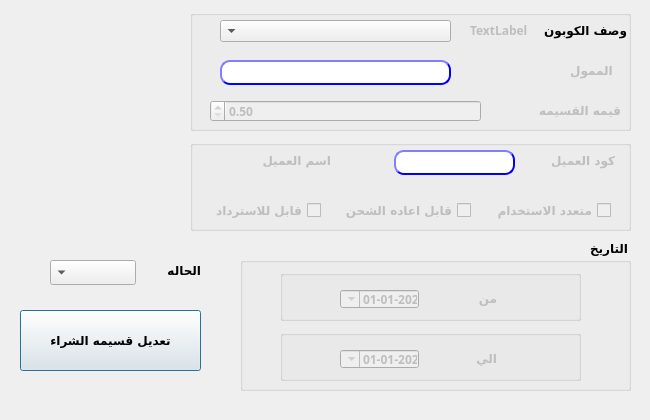
<?xml version="1.0" encoding="UTF-8"?>
<ui version="4.0">
 <class>CustomerGP</class>
 <widget class="QDialog" name="CustomerGP">
  <property name="geometry">
   <rect>
    <x>0</x>
    <y>0</y>
    <width>650</width>
    <height>420</height>
   </rect>
  </property>
  <property name="minimumSize">
   <size>
    <width>650</width>
    <height>420</height>
   </size>
  </property>
  <property name="maximumSize">
   <size>
    <width>650</width>
    <height>420</height>
   </size>
  </property>
  <property name="windowTitle">
   <string>أيقاف / تفعيل الكوبون</string>
  </property>
  <widget class="QPushButton" name="BTN_modifyCoupon">
   <property name="geometry">
    <rect>
     <x>20</x>
     <y>310</y>
     <width>181</width>
     <height>61</height>
    </rect>
   </property>
   <property name="font">
    <font>
     <family>29LT Bukra Regular</family>
     <weight>75</weight>
     <bold>true</bold>
    </font>
   </property>
   <property name="layoutDirection">
    <enum>Qt::RightToLeft</enum>
   </property>
   <property name="styleSheet">
    <string notr="true"/>
   </property>
   <property name="text">
    <string>تعديل قسيمه الشراء</string>
   </property>
  </widget>
  <widget class="QLabel" name="desc">
   <property name="geometry">
    <rect>
     <x>536</x>
     <y>20</y>
     <width>91</width>
     <height>20</height>
    </rect>
   </property>
   <property name="font">
    <font>
     <family>29LT Bukra Regular</family>
     <weight>75</weight>
     <bold>true</bold>
    </font>
   </property>
   <property name="layoutDirection">
    <enum>Qt::RightToLeft</enum>
   </property>
   <property name="text">
    <string>وصف الكوبون</string>
   </property>
  </widget>
  <widget class="QComboBox" name="CMB_CouponStatus">
   <property name="enabled">
    <bool>true</bool>
   </property>
   <property name="geometry">
    <rect>
     <x>50</x>
     <y>260</y>
     <width>86</width>
     <height>25</height>
    </rect>
   </property>
   <property name="font">
    <font>
     <family>29LT Bukra Regular</family>
     <weight>75</weight>
     <bold>true</bold>
    </font>
   </property>
   <property name="layoutDirection">
    <enum>Qt::RightToLeft</enum>
   </property>
  </widget>
  <widget class="QLabel" name="labe_id">
   <property name="enabled">
    <bool>false</bool>
   </property>
   <property name="geometry">
    <rect>
     <x>470</x>
     <y>20</y>
     <width>61</width>
     <height>20</height>
    </rect>
   </property>
   <property name="font">
    <font>
     <family>29LT Bukra Regular</family>
     <weight>75</weight>
     <bold>true</bold>
    </font>
   </property>
   <property name="layoutDirection">
    <enum>Qt::RightToLeft</enum>
   </property>
   <property name="text">
    <string>TextLabel</string>
   </property>
  </widget>
  <widget class="QComboBox" name="CMB_CouponDes">
   <property name="geometry">
    <rect>
     <x>220</x>
     <y>20</y>
     <width>231</width>
     <height>22</height>
    </rect>
   </property>
   <property name="font">
    <font>
     <family>29LT Bukra Regular</family>
     <weight>75</weight>
     <bold>true</bold>
    </font>
   </property>
   <property name="layoutDirection">
    <enum>Qt::RightToLeft</enum>
   </property>
   <property name="editable">
    <bool>false</bool>
   </property>
  </widget>
  <widget class="QLabel" name="label_2">
   <property name="enabled">
    <bool>true</bool>
   </property>
   <property name="geometry">
    <rect>
     <x>160</x>
     <y>260</y>
     <width>41</width>
     <height>20</height>
    </rect>
   </property>
   <property name="font">
    <font>
     <family>29LT Bukra Regular</family>
     <weight>75</weight>
     <bold>true</bold>
    </font>
   </property>
   <property name="layoutDirection">
    <enum>Qt::RightToLeft</enum>
   </property>
   <property name="text">
    <string>الحاله</string>
   </property>
  </widget>
  <widget class="QCheckBox" name="checkBox_refundable">
   <property name="enabled">
    <bool>false</bool>
   </property>
   <property name="geometry">
    <rect>
     <x>210</x>
     <y>200</y>
     <width>111</width>
     <height>20</height>
    </rect>
   </property>
   <property name="font">
    <font>
     <family>29LT Bukra Regular</family>
     <weight>75</weight>
     <bold>true</bold>
    </font>
   </property>
   <property name="layoutDirection">
    <enum>Qt::RightToLeft</enum>
   </property>
   <property name="text">
    <string>قابل للاسترداد</string>
   </property>
  </widget>
  <widget class="QLabel" name="desc_11">
   <property name="enabled">
    <bool>false</bool>
   </property>
   <property name="geometry">
    <rect>
     <x>534</x>
     <y>150</y>
     <width>81</width>
     <height>21</height>
    </rect>
   </property>
   <property name="font">
    <font>
     <family>29LT Bukra Regular</family>
     <weight>75</weight>
     <bold>true</bold>
    </font>
   </property>
   <property name="layoutDirection">
    <enum>Qt::RightToLeft</enum>
   </property>
   <property name="text">
    <string>&lt;html&gt;&lt;head/&gt;&lt;body&gt;&lt;p align=&quot;right&quot;&gt;&lt;span style=&quot; color:#ef2929;&quot;&gt;&lt;/span&gt;كود العميل&lt;/p&gt;&lt;/body&gt;&lt;/html&gt;</string>
   </property>
  </widget>
  <widget class="QCheckBox" name="checkBox_Multi">
   <property name="enabled">
    <bool>false</bool>
   </property>
   <property name="geometry">
    <rect>
     <x>480</x>
     <y>200</y>
     <width>131</width>
     <height>20</height>
    </rect>
   </property>
   <property name="font">
    <font>
     <family>29LT Bukra Regular</family>
     <weight>75</weight>
     <bold>true</bold>
    </font>
   </property>
   <property name="layoutDirection">
    <enum>Qt::RightToLeft</enum>
   </property>
   <property name="text">
    <string>متعدد الاستخدام</string>
   </property>
  </widget>
  <widget class="QCheckBox" name="checkBox_rechange">
   <property name="enabled">
    <bool>false</bool>
   </property>
   <property name="geometry">
    <rect>
     <x>340</x>
     <y>200</y>
     <width>131</width>
     <height>20</height>
    </rect>
   </property>
   <property name="font">
    <font>
     <family>29LT Bukra Regular</family>
     <weight>75</weight>
     <bold>true</bold>
    </font>
   </property>
   <property name="layoutDirection">
    <enum>Qt::RightToLeft</enum>
   </property>
   <property name="text">
    <string>قابل اعاده الشحن</string>
   </property>
  </widget>
  <widget class="QLabel" name="label">
   <property name="enabled">
    <bool>false</bool>
   </property>
   <property name="geometry">
    <rect>
     <x>530</x>
     <y>100</y>
     <width>91</width>
     <height>21</height>
    </rect>
   </property>
   <property name="font">
    <font>
     <family>29LT Bukra Regular</family>
     <weight>75</weight>
     <bold>true</bold>
    </font>
   </property>
   <property name="layoutDirection">
    <enum>Qt::RightToLeft</enum>
   </property>
   <property name="text">
    <string>قيمه القسيمه</string>
   </property>
  </widget>
  <widget class="QDoubleSpinBox" name="LE_desc_2">
   <property name="enabled">
    <bool>false</bool>
   </property>
   <property name="geometry">
    <rect>
     <x>210</x>
     <y>100</y>
     <width>271</width>
     <height>22</height>
    </rect>
   </property>
   <property name="font">
    <font>
     <family>29LT Bukra Regular</family>
     <weight>75</weight>
     <bold>true</bold>
    </font>
   </property>
   <property name="layoutDirection">
    <enum>Qt::RightToLeft</enum>
   </property>
   <property name="styleSheet">
    <string notr="true"/>
   </property>
   <property name="minimum">
    <double>0.500000000000000</double>
   </property>
  </widget>
  <widget class="QLineEdit" name="LE_desc_5">
   <property name="enabled">
    <bool>false</bool>
   </property>
   <property name="geometry">
    <rect>
     <x>394</x>
     <y>150</y>
     <width>121</width>
     <height>25</height>
    </rect>
   </property>
   <property name="font">
    <font>
     <family>29LT Bukra Regular</family>
     <weight>75</weight>
     <bold>true</bold>
    </font>
   </property>
   <property name="layoutDirection">
    <enum>Qt::RightToLeft</enum>
   </property>
   <property name="styleSheet">
    <string notr="true">QLineEdit{
                                        background-color: white;
                                        border-style: outset;
                                        border-width: 2px;
                                        border-radius: 10px;
                                        border-color: blue;
                                        min-width: 6em;
                                        }
                                        QLineEdit:hover {
                                        background: qradialgradient(
                                        cx: 0.3, cy: -0.4, fx: 0.3, fy: -0.4,
                                        radius: 1.35, stop: 0 #fff, stop: 1 #bbb
                                        );
                                        }
                                       QLineEdit:pressed {
                                        border-style: inset;
                                        background: qradialgradient(
                                        cx: 0.4, cy: -0.1, fx: 0.4, fy: -0.1,
                                        radius: 1.35, stop: 0 #fff, stop: 1 #ddd
                                        );
                                        }
                                    </string>
   </property>
  </widget>
  <widget class="QLabel" name="desc_13">
   <property name="enabled">
    <bool>false</bool>
   </property>
   <property name="geometry">
    <rect>
     <x>240</x>
     <y>150</y>
     <width>91</width>
     <height>21</height>
    </rect>
   </property>
   <property name="font">
    <font>
     <family>29LT Bukra Regular</family>
     <weight>75</weight>
     <bold>true</bold>
    </font>
   </property>
   <property name="layoutDirection">
    <enum>Qt::RightToLeft</enum>
   </property>
   <property name="text">
    <string>&lt;html&gt;&lt;head/&gt;&lt;body&gt;&lt;p align=&quot;right&quot;&gt;&lt;span style=&quot; color:#ef2929;&quot;&gt;&lt;/span&gt;اسم العميل&lt;/p&gt;&lt;/body&gt;&lt;/html&gt;</string>
   </property>
  </widget>
  <widget class="QLabel" name="desc_9">
   <property name="enabled">
    <bool>false</bool>
   </property>
   <property name="geometry">
    <rect>
     <x>550</x>
     <y>60</y>
     <width>67</width>
     <height>21</height>
    </rect>
   </property>
   <property name="font">
    <font>
     <family>29LT Bukra Regular</family>
     <weight>75</weight>
     <bold>true</bold>
    </font>
   </property>
   <property name="layoutDirection">
    <enum>Qt::RightToLeft</enum>
   </property>
   <property name="text">
    <string>&lt;html&gt;&lt;head/&gt;&lt;body&gt;&lt;p align=&quot;right&quot;&gt;&lt;span style=&quot; color:#ef2929;&quot;&gt;&lt;/span&gt;الممول &lt;/p&gt;&lt;/body&gt;&lt;/html&gt;</string>
   </property>
  </widget>
  <widget class="QLineEdit" name="LE_desc_6">
   <property name="enabled">
    <bool>false</bool>
   </property>
   <property name="geometry">
    <rect>
     <x>220</x>
     <y>60</y>
     <width>231</width>
     <height>25</height>
    </rect>
   </property>
   <property name="font">
    <font>
     <family>29LT Bukra Regular</family>
     <weight>75</weight>
     <bold>true</bold>
    </font>
   </property>
   <property name="layoutDirection">
    <enum>Qt::RightToLeft</enum>
   </property>
   <property name="styleSheet">
    <string notr="true">QLineEdit{
                                        background-color: white;
                                        border-style: outset;
                                        border-width: 2px;
                                        border-radius: 10px;
                                        border-color: blue;
                                        min-width: 6em;
                                        }
                                        QLineEdit:hover {
                                        background: qradialgradient(
                                        cx: 0.3, cy: -0.4, fx: 0.3, fy: -0.4,
                                        radius: 1.35, stop: 0 #fff, stop: 1 #bbb
                                        );
                                        }
                                       QLineEdit:pressed {
                                        border-style: inset;
                                        background: qradialgradient(
                                        cx: 0.4, cy: -0.1, fx: 0.4, fy: -0.1,
                                        radius: 1.35, stop: 0 #fff, stop: 1 #ddd
                                        );
                                        }
                                    </string>
   </property>
  </widget>
  <widget class="QGroupBox" name="groupBox">
   <property name="geometry">
    <rect>
     <x>190</x>
     <y>10</y>
     <width>441</width>
     <height>121</height>
    </rect>
   </property>
   <property name="font">
    <font>
     <family>29LT Bukra Regular</family>
     <weight>75</weight>
     <bold>true</bold>
    </font>
   </property>
   <property name="layoutDirection">
    <enum>Qt::RightToLeft</enum>
   </property>
   <property name="title">
    <string/>
   </property>
  </widget>
  <widget class="QGroupBox" name="groupBox_2">
   <property name="geometry">
    <rect>
     <x>190</x>
     <y>140</y>
     <width>441</width>
     <height>91</height>
    </rect>
   </property>
   <property name="font">
    <font>
     <family>29LT Bukra Regular</family>
     <weight>75</weight>
     <bold>true</bold>
    </font>
   </property>
   <property name="layoutDirection">
    <enum>Qt::RightToLeft</enum>
   </property>
   <property name="title">
    <string/>
   </property>
  </widget>
  <widget class="QGroupBox" name="groupBox_3">
   <property name="geometry">
    <rect>
     <x>240</x>
     <y>240</y>
     <width>391</width>
     <height>151</height>
    </rect>
   </property>
   <property name="font">
    <font>
     <family>29LT Bukra Regular</family>
     <weight>75</weight>
     <bold>true</bold>
    </font>
   </property>
   <property name="layoutDirection">
    <enum>Qt::RightToLeft</enum>
   </property>
   <property name="title">
    <string>التاريخ</string>
   </property>
  </widget>
  <widget class="QGroupBox" name="groupBox_4">
   <property name="geometry">
    <rect>
     <x>280</x>
     <y>330</y>
     <width>301</width>
     <height>51</height>
    </rect>
   </property>
   <property name="font">
    <font>
     <family>29LT Bukra Regular</family>
     <weight>75</weight>
     <bold>true</bold>
    </font>
   </property>
   <property name="layoutDirection">
    <enum>Qt::RightToLeft</enum>
   </property>
   <property name="title">
    <string/>
   </property>
   <widget class="QLabel" name="desc_4">
    <property name="enabled">
     <bool>false</bool>
    </property>
    <property name="geometry">
     <rect>
      <x>150</x>
      <y>20</y>
      <width>67</width>
      <height>17</height>
     </rect>
    </property>
    <property name="font">
     <font>
      <family>29LT Bukra Regular</family>
      <weight>75</weight>
      <bold>true</bold>
     </font>
    </property>
    <property name="layoutDirection">
     <enum>Qt::RightToLeft</enum>
    </property>
    <property name="text">
     <string>الي</string>
    </property>
   </widget>
   <widget class="QDateTimeEdit" name="Qdate_to">
    <property name="enabled">
     <bool>false</bool>
    </property>
    <property name="geometry">
     <rect>
      <x>60</x>
      <y>20</y>
      <width>79</width>
      <height>18</height>
     </rect>
    </property>
    <property name="font">
     <font>
      <family>29LT Bukra Regular</family>
      <weight>75</weight>
      <bold>true</bold>
     </font>
    </property>
    <property name="layoutDirection">
     <enum>Qt::RightToLeft</enum>
    </property>
    <property name="minimumDateTime">
     <datetime>
      <hour>0</hour>
      <minute>0</minute>
      <second>0</second>
      <year>2020</year>
      <month>1</month>
      <day>1</day>
     </datetime>
    </property>
    <property name="displayFormat">
     <string>yyyy-MM-dd</string>
    </property>
    <property name="calendarPopup">
     <bool>true</bool>
    </property>
   </widget>
  </widget>
  <widget class="QGroupBox" name="groupBox_5">
   <property name="geometry">
    <rect>
     <x>280</x>
     <y>270</y>
     <width>301</width>
     <height>51</height>
    </rect>
   </property>
   <property name="font">
    <font>
     <family>29LT Bukra Regular</family>
     <weight>75</weight>
     <bold>true</bold>
    </font>
   </property>
   <property name="layoutDirection">
    <enum>Qt::RightToLeft</enum>
   </property>
   <property name="title">
    <string/>
   </property>
   <widget class="QLabel" name="desc_3">
    <property name="enabled">
     <bool>false</bool>
    </property>
    <property name="geometry">
     <rect>
      <x>150</x>
      <y>20</y>
      <width>67</width>
      <height>17</height>
     </rect>
    </property>
    <property name="font">
     <font>
      <family>29LT Bukra Regular</family>
      <weight>75</weight>
      <bold>true</bold>
     </font>
    </property>
    <property name="layoutDirection">
     <enum>Qt::RightToLeft</enum>
    </property>
    <property name="text">
     <string>من</string>
    </property>
   </widget>
   <widget class="QDateTimeEdit" name="Qdate_from">
    <property name="enabled">
     <bool>false</bool>
    </property>
    <property name="geometry">
     <rect>
      <x>60</x>
      <y>20</y>
      <width>79</width>
      <height>18</height>
     </rect>
    </property>
    <property name="font">
     <font>
      <family>29LT Bukra Regular</family>
      <weight>75</weight>
      <bold>true</bold>
     </font>
    </property>
    <property name="layoutDirection">
     <enum>Qt::RightToLeft</enum>
    </property>
    <property name="minimumDateTime">
     <datetime>
      <hour>0</hour>
      <minute>0</minute>
      <second>0</second>
      <year>2020</year>
      <month>1</month>
      <day>1</day>
     </datetime>
    </property>
    <property name="displayFormat">
     <string>yyyy-MM-dd</string>
    </property>
    <property name="calendarPopup">
     <bool>true</bool>
    </property>
   </widget>
  </widget>
  <zorder>groupBox_2</zorder>
  <zorder>groupBox</zorder>
  <zorder>BTN_modifyCoupon</zorder>
  <zorder>desc</zorder>
  <zorder>CMB_CouponStatus</zorder>
  <zorder>labe_id</zorder>
  <zorder>CMB_CouponDes</zorder>
  <zorder>label_2</zorder>
  <zorder>checkBox_refundable</zorder>
  <zorder>desc_11</zorder>
  <zorder>checkBox_Multi</zorder>
  <zorder>checkBox_rechange</zorder>
  <zorder>label</zorder>
  <zorder>LE_desc_2</zorder>
  <zorder>LE_desc_5</zorder>
  <zorder>desc_13</zorder>
  <zorder>desc_9</zorder>
  <zorder>LE_desc_6</zorder>
  <zorder>groupBox_3</zorder>
  <zorder>groupBox_4</zorder>
  <zorder>groupBox_5</zorder>
 </widget>
 <resources/>
 <connections/>
</ui>
